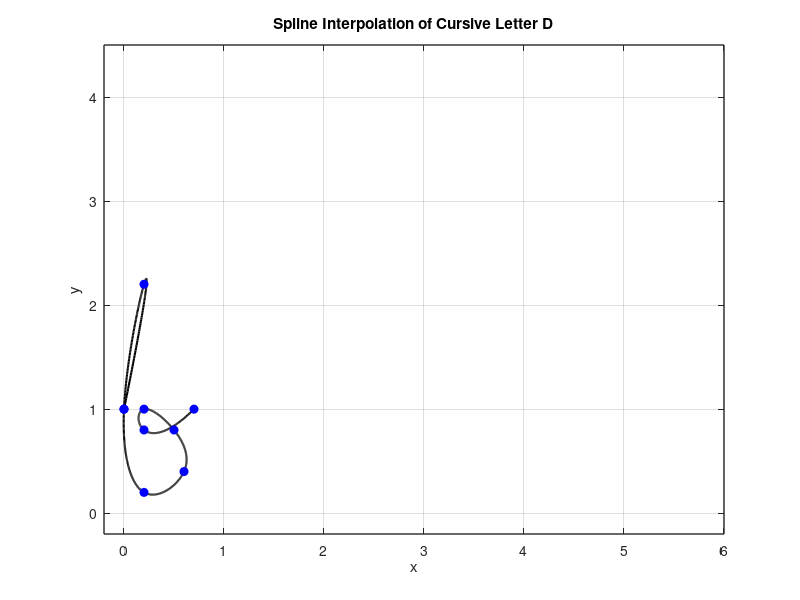

MATLAB code to generate this figure:
x = [0 0.2 0 0.2 0.6 0.5 0.2 0.2 0.7];
y = [1 2.2 1 0.2 0.4 0.8 1 0.8 1];

n = length(x);
t = 0:n-1; % Parametric coordinate t
tt = 0:0.01:n-1; % More dense coordinate tt for spline interpolation

% Compute spline interpolation
xx = spline(t, x, tt);
yy = spline(t, y, tt);

% Plot settings
figure(1)
plot(xx, yy, 'k', 'LineWidth', 1.5) % plot spline
hold on
plot(x, y, 'bo', 'MarkerFaceColor', 'b') % plot data points
axis([-0.2 6 -0.2 4.5])
grid on
title('Spline Interpolation of Cursive Letter D')
xlabel('x')
ylabel('y')
set(gca, 'FontSize', 10, 'LineWidth', 1)
grid on
